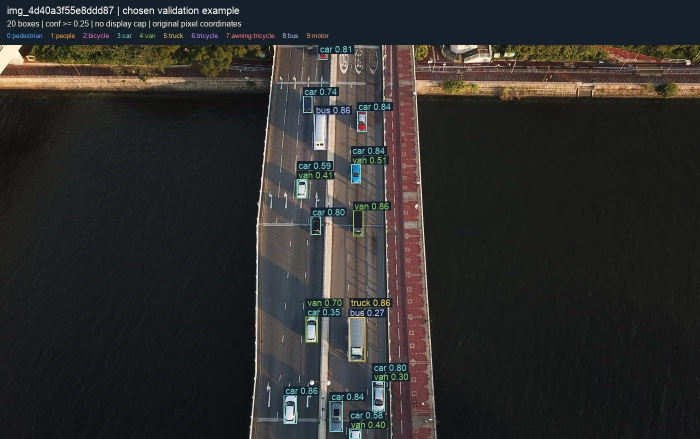
#> input picture assets/bridge_traffic.jpg, 1400 x 878 px (shown at 1/2 size)
$ python -i luminance_clahe.py   (imports and definitions only)
#> lines starting #> are read from the running program, lines starting #| are printed output that depends on the picture
#> further down, picture is the input picture: PIL image 1400x878 RGB; mean R, G, B 46.9, 45.8, 44.6
"""Deterministic mild CLAHE; RGB/BGR order must be declared by the caller.

Operate on the original image before resizing. Geometry and annotations are
unchanged. Keep the same policy at inference when evaluating a processed view.
"""
import cv2
import numpy as np


POLICY = {"name": "lab_l_clahe_blend050", "clip_limit": 2.0,
          "tile_grid_size": [8, 8], "blend": 0.5,
          "scope": "LAB L channel only, at original resolution before resize"}


def preprocess(image, *, color_order):
#> called with color_order = 'RGB'
    if image.dtype != np.uint8 or image.ndim != 3 or image.shape[2] != 3:
        raise ValueError("Expected an H x W x 3 uint8 image")
    if color_order not in ("RGB", "BGR"):
        raise ValueError("Declare RGB or BGR explicitly")
    forward = cv2.COLOR_RGB2LAB if color_order == "RGB" else cv2.COLOR_BGR2LAB
    backward = cv2.COLOR_LAB2RGB if color_order == "RGB" else cv2.COLOR_LAB2BGR
    lab = cv2.cvtColor(np.ascontiguousarray(image), forward)
#> lab: shape (878, 1400, 3); mean of channels 0, 1, 2 46.5, 128.5, 128.9
    luminance = lab[:, :, 0]
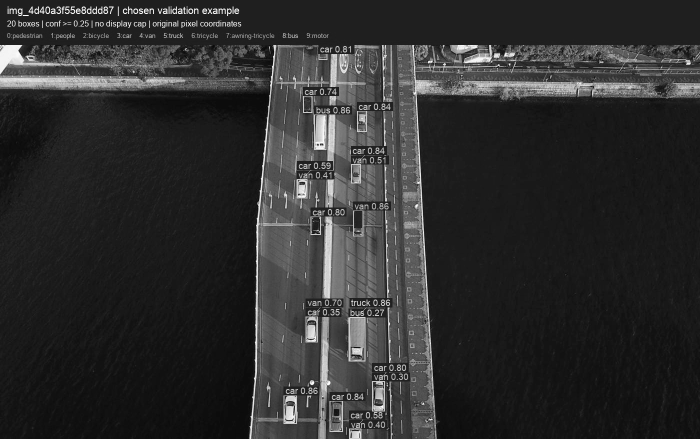
#> luminance: shape (878, 1400) (shown at 1/2 size); min 0, max 255, mean 46.5
    enhanced = cv2.createCLAHE(clipLimit=POLICY["clip_limit"],
        tileGridSize=tuple(POLICY["tile_grid_size"])).apply(luminance)
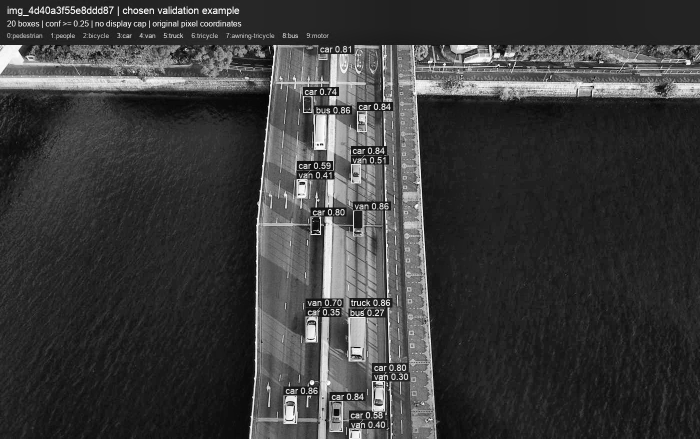
#> enhanced: shape (878, 1400) (shown at 1/2 size); min 0, max 255, mean 59.9
    lab[:, :, 0] = cv2.addWeighted(luminance, 1.0 - POLICY["blend"],
                                  enhanced, POLICY["blend"], 0)
#> lab: shape (878, 1400, 3); mean of channels 0, 1, 2 53.2, 128.5, 128.9
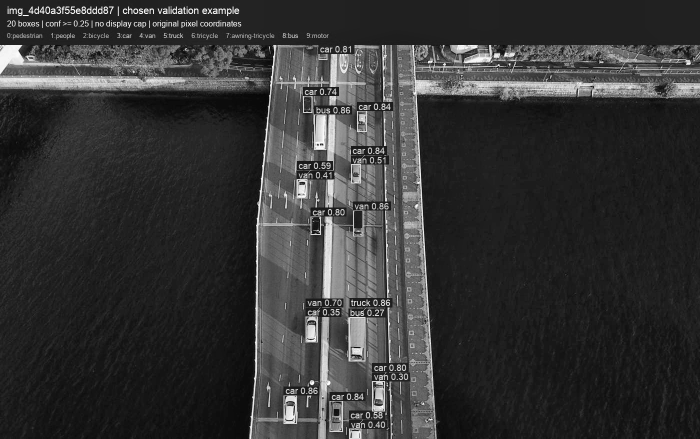
#> luminance: shape (878, 1400) (shown at 1/2 size); min 0, max 255, mean 53.2
    return np.ascontiguousarray(cv2.cvtColor(lab, backward))
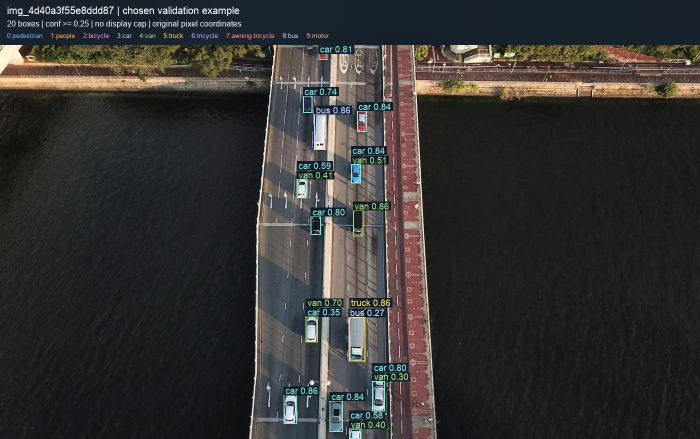
#> returned value: shape (878, 1400, 3) (shown at 1/2 size); mean R, G, B 53, 51.9, 50.4


class YOLOCLAHE:
    """Insert first in the training transforms, before spatial augmentation."""
    def __call__(self, labels):
        labels["img"] = preprocess(labels["img"], color_order="BGR")
        return labels


def preprocess_pil(image):
    from PIL import Image
    return Image.fromarray(preprocess(np.asarray(image.convert("RGB")), color_order="RGB"))

>>> from PIL import Image
>>> picture = Image.open('../assets/bridge_traffic.jpg')
>>> result = preprocess_pil(picture)

$ run again, on assets/low_light_traffic.jpg
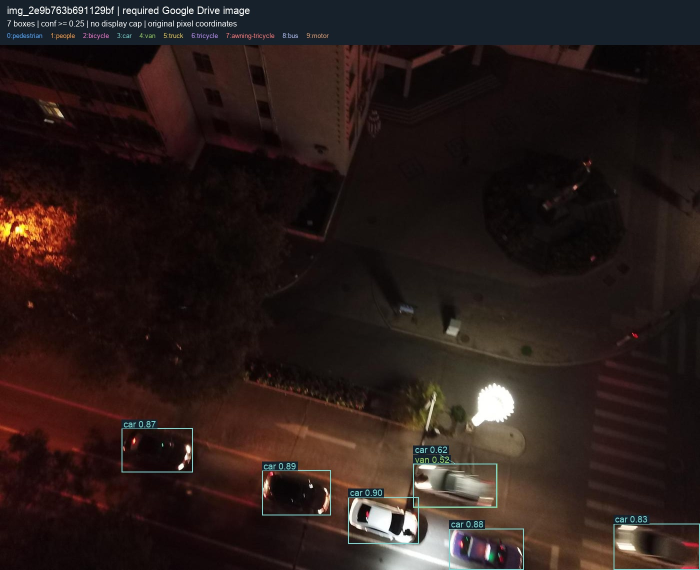
#> input picture assets/low_light_traffic.jpg, 1400 x 1140 px (shown at 1/2 size)
#> picture is the input picture: PIL image 1400x1140 RGB; mean R, G, B 42.1, 28.9, 25.9
#> in preprocess, `lab[:, :, 0] = cv2.addWeighted(luminance, 1.0 - POLICY["blend"], enhan..`:
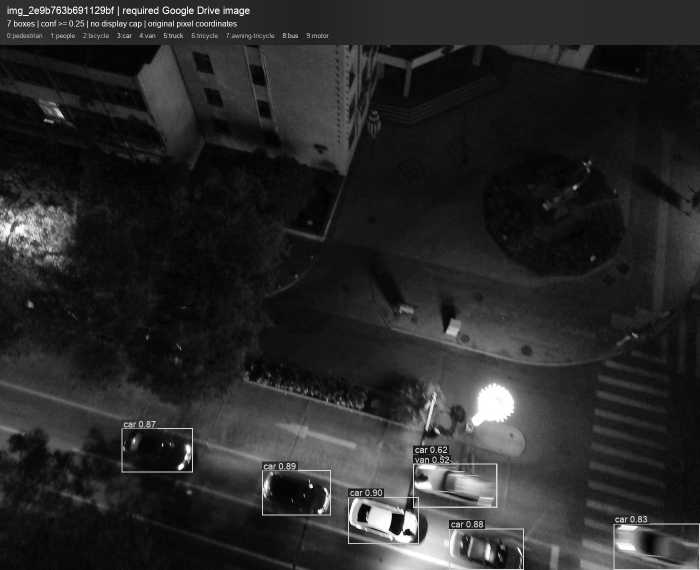
#> luminance: shape (1140, 1400) (shown at 1/2 size); min 0, max 255, mean 41
#> in preprocess, `return np.ascontiguousarray(cv2.cvtColor(lab, backward))`:
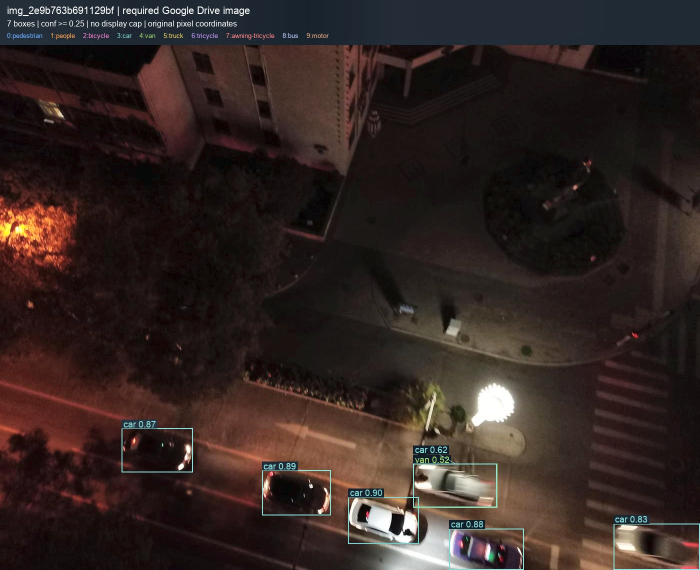
#> returned value: shape (1140, 1400, 3) (shown at 1/2 size); mean R, G, B 50.8, 37.8, 34.5
